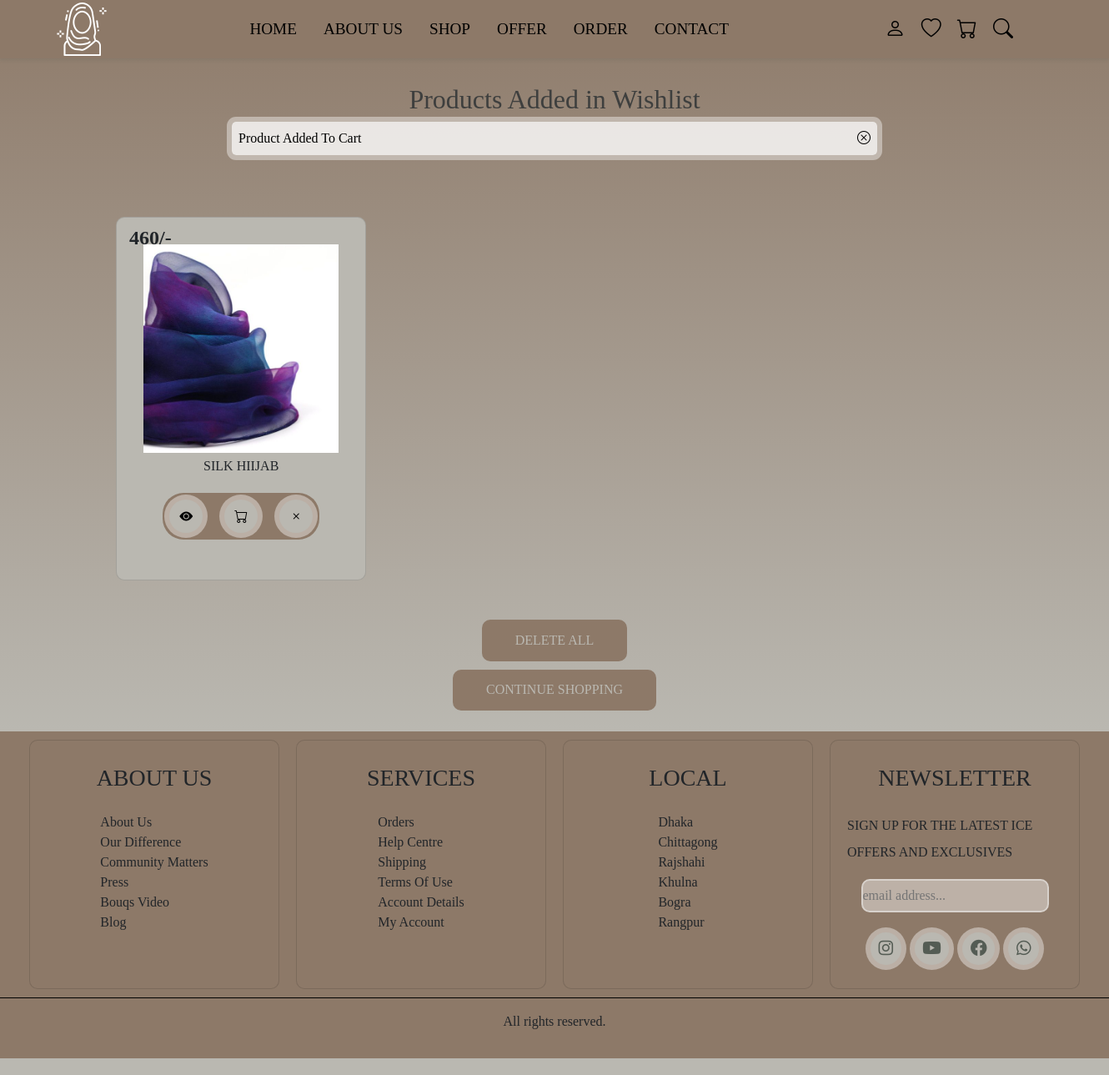
Page /wishlist.php?move_to_cart=17 (signed in) on the committed database.
### tables this page shows
CREATE TABLE `wishlist` (
  `id` int(255) NOT NULL,
  `user_id` int(255) NOT NULL,
  `pid` int(255) NOT NULL,
  `name` varchar(255) NOT NULL,
  `price` varchar(255) NOT NULL,
  `image` varchar(255) NOT NULL
);

### wishlist.php (the view, shortened to what this page needs)
<?php
include 'connection.php';
$user_id = $_SESSION['user_id'];
if (isset($_GET['move_to_cart'])) {
    $product_id = $_GET['move_to_cart'];
    $check_quantity = mysqli_query($conn, "SELECT product_quantity FROM `products` WHERE `id`='$product_id'") or die('query failed');
    $quantity_result = mysqli_fetch_assoc($check_quantity);
    if ($quantity_result['product_quantity'] <= 0) {
        $message[] = "Sorry! The product can't be added to the wishlist as it's unavailable at this moment.";
    } else {
        $wishlist_query = mysqli_query($conn, "SELECT * FROM `wishlist` WHERE id='$product_id' AND user_id='$user_id'") or die('query failed');
        if (mysqli_num_rows($wishlist_query) > 0) {
            $fetch_wishlist = mysqli_fetch_assoc($wishlist_query);
            $product_image = $fetch_wishlist['image'];
            $product_name = $fetch_wishlist['name'];
            $product_price = $fetch_wishlist['price'];
            $product_quantity = 1;
            $check_cart = mysqli_query($conn, "SELECT * FROM `cart` WHERE pid='$product_id' AND user_id='$user_id'") or die('query failed');
            if (mysqli_num_rows($check_cart) > 0) {
                $message[] = 'Product already added to cart';
            } else {
                mysqli_query($conn, "INSERT INTO `cart`(user_id, pid, name, price, quantity, image) VALUES('$user_id', '$product_id', '$product_name', '$product_price', '$product_quantity', '$product_image')") or die('query failed');
                $message[] = 'Product added to cart';
                mysqli_query($conn, "DELETE FROM `wishlist` WHERE id='$product_id' AND user_id='$user_id'") or die('query failed');
            }
        } else {
            $message[] = 'Product not found in wishlist';
        }
    }
}
?>
<!DOCTYPE html>
<html lang='en'>
<head>
    <link rel="stylesheet" href="https://stackpath.bootstrapcdn.com/bootstrap/4.5.2/css/bootstrap.min.css">
    <link rel='stylesheet' href='https://cdn.jsdelivr.net/npm/bootstrap-icons@1.9.1/font/bootstrap-icons.css'>
    <link rel='stylesheet' type='text/css' href='main.css'>
</head>
<body>
    <?php include 'header.php'; ?>
    <div style="background: linear-gradient(to bottom, #8d7968, #bab8b1); margin-top:-20px; padding:20px;">
        <h1 style="font-size: 32px; color:#3e3f3e; font-weight:400; text-align:center; margin-top:100px">Products Added in Wishlist</h1>
        <section class="shop">
            <?php
            if (isset($message)) {
                foreach ($message as $msg) {
                    echo '
                    <div class="message">
                        <span>' . $msg . '</span>
                        <i class="bi bi-x-circle" onclick="this.parentElement.remove()"></i>
                    </div>';
                }
            }
            ?>
            <section class='message-container'>
                <div class='box-container'>
                    <?php
                    $select_wishlist = mysqli_query($conn, "SELECT * FROM `wishlist` WHERE `user_id`='$user_id'") or die('query failed');
                    if (mysqli_num_rows($select_wishlist) > 0) {
                        while ($fetch_wishlist = mysqli_fetch_assoc($select_wishlist)) {
                    ?>
                            <div class="card">
                                <img src="img/<?php echo $fetch_wishlist['image']; ?>">
                                <div class='price'><?php echo $fetch_wishlist['price']; ?>/- </div>
                                <div class='name'><?php echo $fetch_wishlist['name']; ?></div>
                                <div class="icon">
                                    <a href="product.php?id=<?php echo $fetch_wishlist['id']; ?>" class="bi bi-eye-fill"></a>
                                    <a href="wishlist.php?move_to_cart=<?php echo $fetch_wishlist['id']; ?>" class="bi bi-cart" onclick="return confirm('Want to add this product to the cart?');"></a>
                                    <a href="wishlist.php?delete=<?php echo $fetch_wishlist['id']; ?>" class="bi bi-x" onclick="return confirm('Do you want to delete this product from your wishlist?')"></a>
                                </div>
                            </div>
                    <?php
                        }
                    } else {
                        echo '<p class="empty">No products added yet!</p>';
                    }
                    ?>
                </div>
                <div class="dlt">
                    <a href="wishlist.php?delete_all" class="button" onclick="return confirm('Do you want to delete all items from your Wishlist?')">Delete All</a>
                </div>
                <div class="pay" style="gap: 40px">
                    <a href="shop.php" class="button">Continue Shopping</a>
                </div>
            </section>
        </section>
    </div>
    <?php include 'footer.php'; ?>
</body>
</html>

### main.css (style rules this page uses)
* { margin: 0; padding: 0; box-sizing: border-box; font-family: 'Garamond'; }
:root { --box-shadow: 0px 0px 0px 6px rgb(255 255 255/40%); background: #bab8b1; }
a { text-decoration: none; }
.message, .empty { text-align: center; text-transform: capitalize; margin: 0 auto; margin-bottom: 2rem; width: 60%; padding: .5rem .5rem; border-radius: 5px; display: flex; justify-content: space-between; background: rgb(255 255 255/80%); box-shadow: var(--box-shadow); color: black; }
.message i { cursor: pointer; }
.box-container { padding: 2% 8%; display: grid; grid-template-columns: repeat(auto-fit, minmax(18rem, 1fr)); column-gap: 1rem; row-gap: 2rem; }
.price { position: absolute; top: 0%; left: 5%; font-weight: bold; font-size: 1.5rem; }

### wishlist.php (style rules this page uses)
.shop { display: flex; flex-direction: column; align-items: center; }
.message-container { display: flex; flex-direction: column; align-items: center; width: 100%; }
.box-container { display: flex; flex-wrap: wrap; justify-content: center; width: 100%; }
.card { display: flex; flex-direction: column; align-items: center; width: 300px; margin: 10px; padding: 20px; border-radius: 10px; background: #bab8b1; box-shadow: var(--box-shadow2); padding: 2rem; margin: 1rem; line-height: 2; text-transform: uppercase; position: relative; transition: background-color 0.3s, box-shadow 0.3s; }
.box-container .card img { width: 100%; height: 250px; }
.box-container .card .icon { display: flex; padding: 0; justify-content: center; align-items: center; background: #8d7968; border-radius: 25px; gap: 10px; margin: 1rem; }
.box-container .card .icon button, .box-container .card .icon a { padding: .8rem 2.5em; text-transform: uppercase; border-radius: 10px; cursor: pointer; width: 40px; height: 40px; border-radius: 50%; padding: 0; display: flex; justify-content: center; align-items: center; color: #000; background: #bab8b1; margin: .5rem; box-shadow: var(--box-shadow); }
.button { padding: .8rem 2.5em; text-transform: uppercase; background: #8d7968; color: #bab8b1; border-radius: 10px; cursor: pointer; }
.dlt, .cart_total, .pay { display: flex; justify-content: center; width: 100%; margin-top: 5px; margin-bottom: 5px; }

### rows in the picture
wishlist: image (picture), price "460", name "SILK HIIJAB"

### other values in the picture
$msg "Product Added To Cart"
